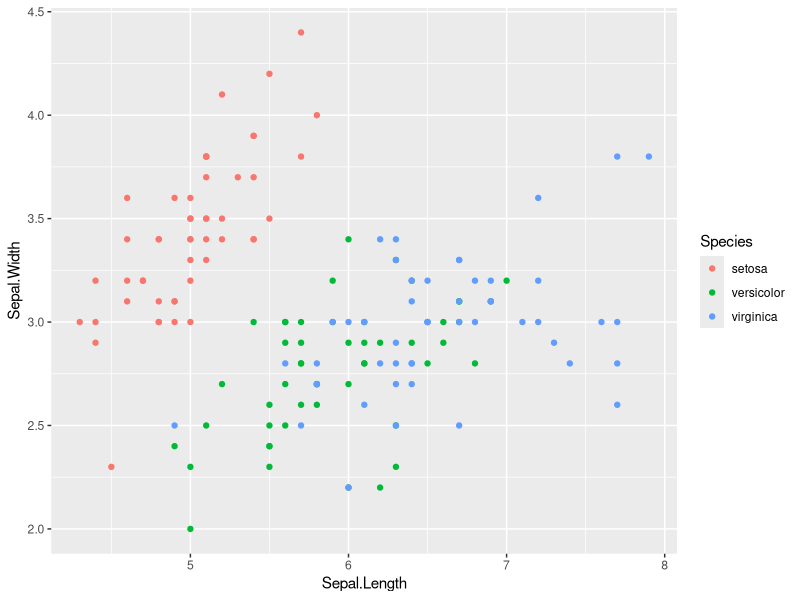
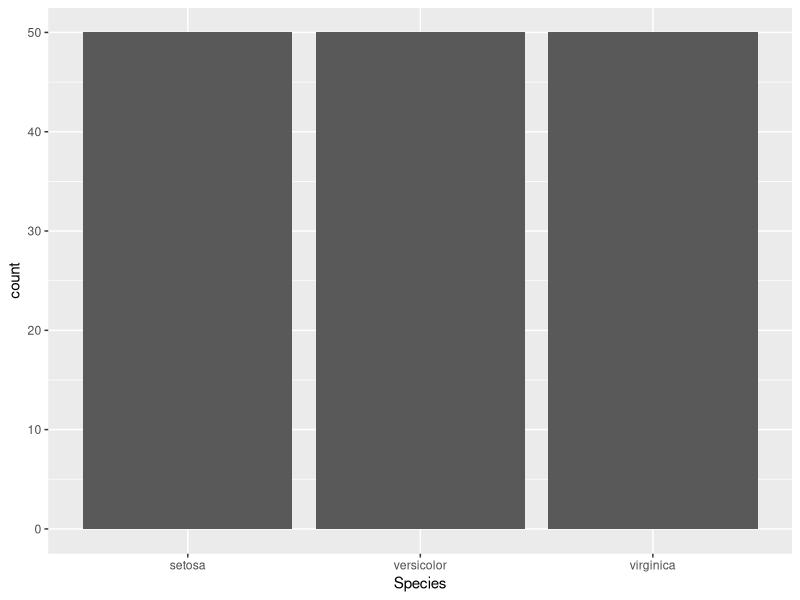
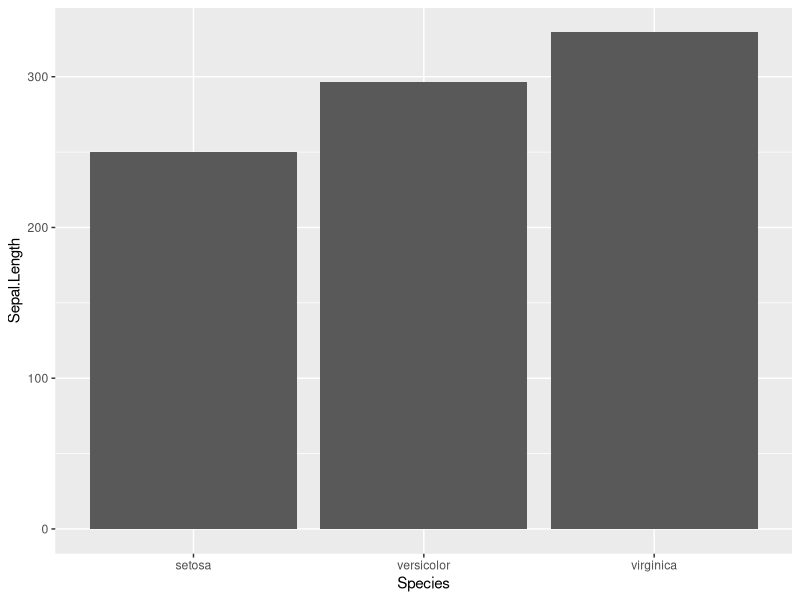
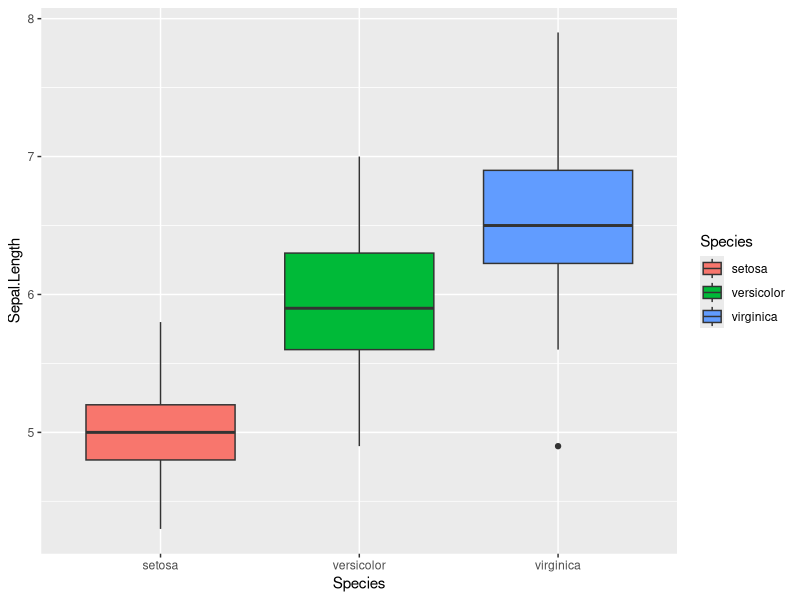
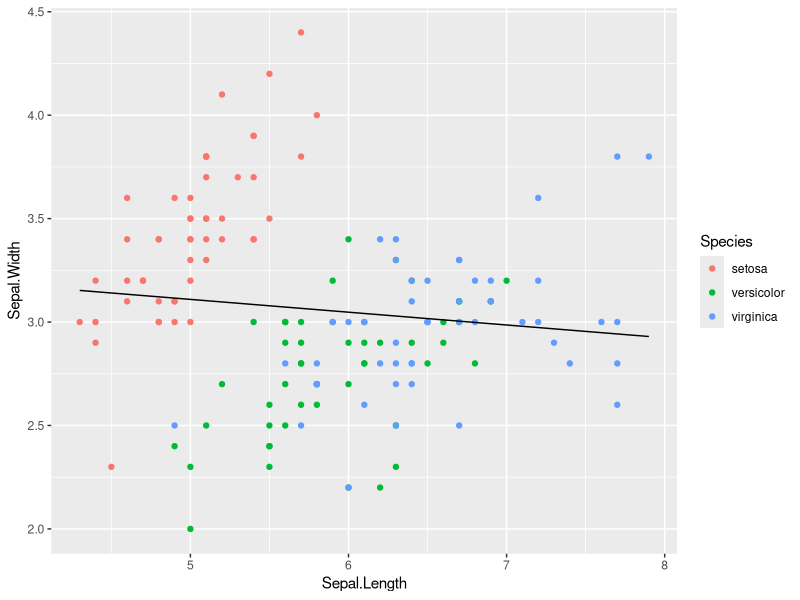
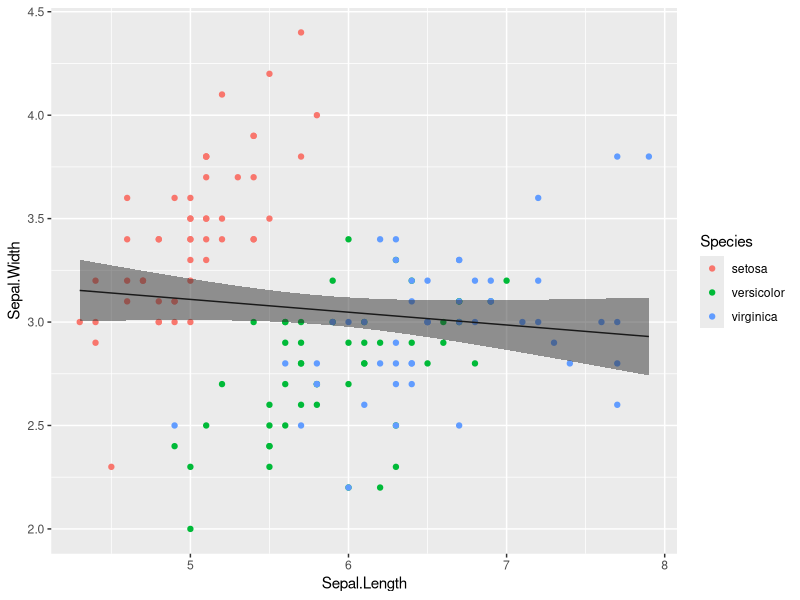

These charts were generated, in order, by the following R code:
library("data.table")
library("ggplot2")

# scatter plot
ggplot(iris, aes(x = Sepal.Length, y = Sepal.Width, color = Species)) +
  geom_point()

# bar plot
ggplot(iris, aes(x = Species)) +
  geom_bar()

ggplot(iris, aes(x = Species, y = Sepal.Length)) +
  geom_col()

# box plot
ggplot(iris, aes(x = Species, y = Sepal.Length, fill = Species)) +
  geom_boxplot()

# line plot
mod <- lm(Sepal.Width ~ Sepal.Length, iris)
print(summary(mod))

iris_pred <- setDT(copy(iris))
iris_pred[, sepal_width_fit := predict(mod, iris)]

ggplot(iris_pred, aes(x = Sepal.Length)) +
  geom_point(aes(y = Sepal.Width, color = Species)) +
  geom_line(aes(y = sepal_width_fit))

# line with uncertainty
iris_pred <- setDT(cbind(iris, predict(mod, iris, interval = "confidence")))
setnames(
  iris_pred,
  c("fit", "lwr", "upr"),
  c("sepal_width_fit", "sepal_width_lwr", "sepal_width_upr")
)

ggplot(iris_pred, aes(x = Sepal.Length)) +
  geom_point(aes(y = Sepal.Width, color = Species)) +
  geom_line(aes(y = sepal_width_fit)) +
  geom_ribbon(aes(ymin = sepal_width_lwr, ymax = sepal_width_upr), alpha = 0.5)
